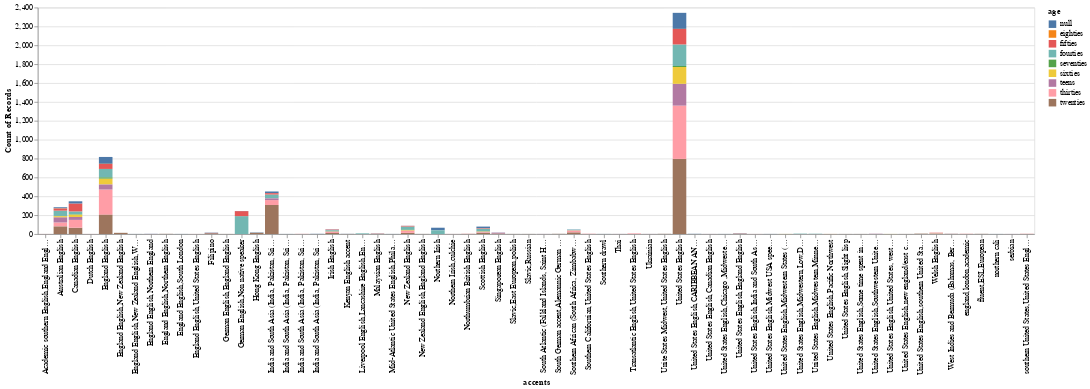

The code cell stored with this chart in its notebook:
### Code cell
alt.Chart(random5000).mark_bar().encode(
    alt.X('accents'),
    alt.Y('count()'),
    alt.Color('age')
)

### Figure 1 — Vega-Lite specification as saved in the notebook (floating-point values rounded to 4 significant figures; data arrays with more than 128 entries replaced by an {"elided": "..."} marker saying what was removed)
{"config": {"view": {"continuousWidth": 400, "continuousHeight": 300}}, "data": {"name": "data-5ad033445a1f27a9d1068d3acceb2e86"}, "mark": "bar", "encoding": {"color": {"field": "age", "type": "nominal"}, "x": {"field": "accents", "type": "nominal"}, "y": {"aggregate": "count", "type": "quantitative"}}, "$schema": "https://vega.github.io/schema/vega-lite/v4.17.0.json", "datasets": {"data-5ad033445a1f27a9d1068d3acceb2e86": {"elided": "5000 records"}}}
